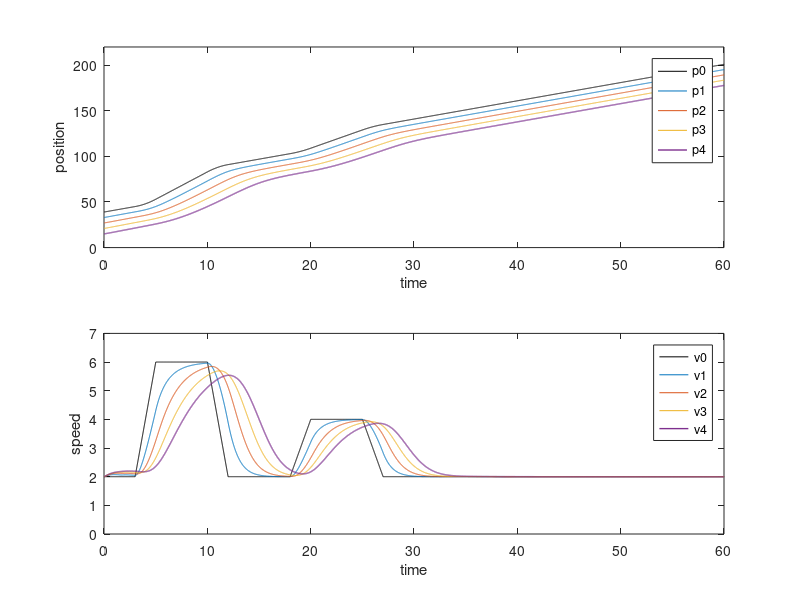
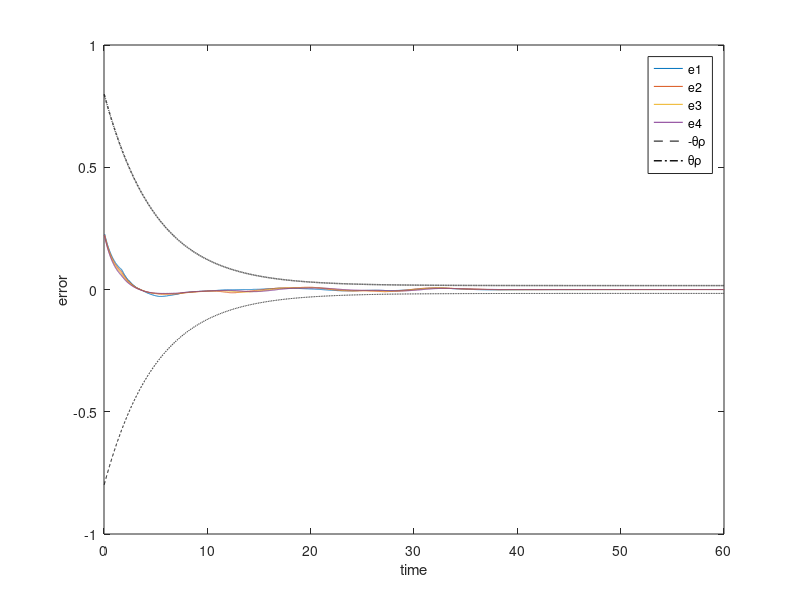
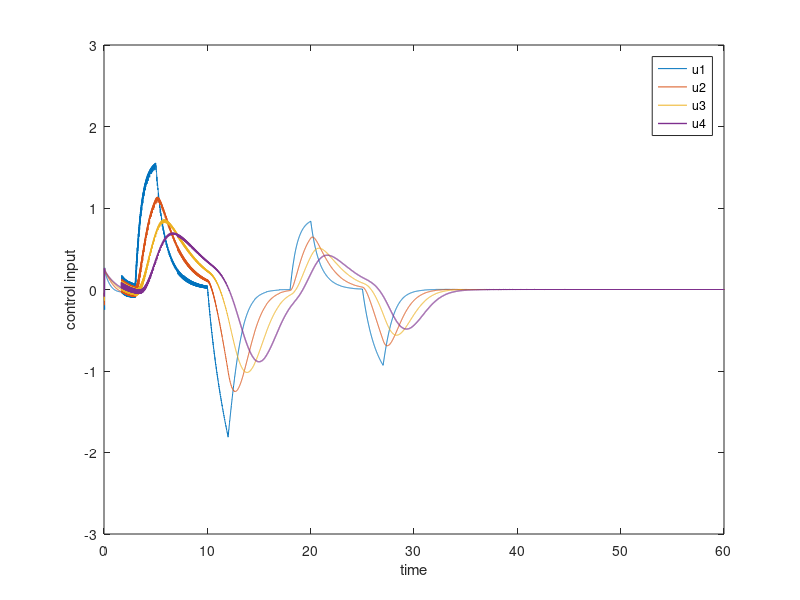

Write MATLAB code to recreate these figures, in order.
%QSP, Homogeneous, J.M.wang

clear
close all
clc


% rhoInf=[0.02,0.02,0.02,0.02,0.02,0.02];
% theta=[0.1,0.1,0.1,0.1,0.1,0.1];
% zetaUpper=[0.8,0.8,0.8,0.8,0.8,0.8];
% zetaLower=[0.8,0.8,0.8,0.8,0.8,0.8];

rho0=1;
rhoInf=0.02;
theta=0.2;
zetaUpper=0.8;
zetaLower=0.8;

k1=0.9;
k2=0;
k3=0.02;
k4=0.8;

alpha=5/3;
beta=3/5;
eta=5/3;

q=0.9;
N=6;

% delta=[2,2,2,2,2,2];
delta=2;
h1=[0.5,0.5,0.5,0.5,0.5,0.5];
h2=[0.07,0.07,0.07,0.07,0.07,0.07];
% h=1;
mu1=1;
mu2=0;
% m=[1400,1400,1400,1400,1400,1400];
m=[1,1,1,1,1,1];

L=[2.5,2.5,2.5,2.5,2.5,2.5];
%initial position
px0=39;
% px=[33.22,27.44,21.66,15.88,10.1,4.32];%0��ʼ���
px=[33,27,21,15,9,3];


%initial velocity 
vx0=2;
% vx=[1.8,1.72,1.61,2.795,2.41,1.5];
% vx=[0,0,0,0,0,0];
vx=[2,2,2,2,2,2];


Delta_t=0.01;
t=0;

ux0=0;
ux=[0,0,0,0,0,0];
% intalpha=zeros(6,6000);
for i=1:N
   intalpha(i)=0;
   intbeta(i)=0;
   
end


for j=1:6000
   
    t=t+Delta_t;
    tm(j)=t+Delta_t; 
    %evolution of leader's velocity
    if(j>0&&j<=300)
        vx0=2; 
        ax0=0;
    elseif(j>300&&j<=500)
        vx0=2+2*(j-300)*Delta_t;
        ax0=2;
    elseif(j>500&&j<=1000)
        vx0=6;
        ax0=0;
    elseif(j>1000&&j<=1200)
        vx0=6-2*(j-1000)*Delta_t;
        ax0=-2;
    elseif(j>1200&&j<=1800)
        vx0=2;
        ax0=0;
    elseif(j>1800&&j<=2000)
        vx0=2+(j-1800)*Delta_t;
        ax0=1;
    elseif(j>2000&&j<=2500)
        vx0=4;
        ax0=0;
    elseif(j>2500&&j<=2700)
        vx0=4-(j-2500)*Delta_t;
        ax0=-1;
    else
        vx0=2;
        ax0=0;
    end
    
    



    e(1,j)=mu1*(px0-px(1)-delta-h1(1)*vx(1)-h2(1)*vx(1)^2-L(1))+mu2*(vx(1)-vx0);
    edot(1)=mu1*(vx0-vx(1)-(h1(1)+2*h2(1)*vx(1))/m(1)*ux(1))+mu2/m(1)*(ux(1)-ax0);
    
    for i=2:N
        e(i,j)=mu1*(px(i-1)-px(i)-delta-h1(i)*vx(i)-h2(i)*vx(i)^2-L(i))+mu2*(vx(i)-vx0);
        edot(i)=mu1*(vx(i-1)-vx(i)-(h1(i)+2*h2(i)*vx(i))/m(i)*ux(i))+mu2/m(i)*(ux(i)-ax0);
        
    end
    
    
    for i=1:N
       rho(i,j)=(rho0-rhoInf)*exp(-theta*j*Delta_t)+rhoInf;
       rhodot(i)=theta*(rhoInf-rho0)*exp(-theta*j*Delta_t); 
       a=log(zetaLower*(zetaUpper*rho(i,j)-e(i,j)));
       b=log(zetaUpper*(e(i,j)+zetaLower*rho(i,j)));
       epsilon(i,j)=0.5*log(zetaUpper*(e(i,j)+zetaLower*rho(i,j)))-0.5*log(zetaLower*(zetaUpper*rho(i,j)-e(i,j)));
       C(i)=0.5*1/(e(i,j)+zetaLower*rho(i,j))-0.5*1/(e(i,j)-zetaUpper*rho(i,j));
       rhod(i)=rhodot(i)/rho(i,j);
       epsilondot(i)=C(i)*(edot(i)-e(i,j)*rhodot(i));
    end
    
    
    for i=1:N
        intalpha(i)=intalpha(i)+abs(epsilon(i,j))^alpha*sign(epsilon(i,j))*Delta_t;
        intbeta(i)=intbeta(i)+abs(epsilon(i,j))^beta*sign(epsilon(i,j))*Delta_t;
        s(i)=epsilon(i,j)+k1*intalpha(i)+k2*intbeta(i);
        sdot(i)=epsilondot(i)+k1*abs(epsilon(i,j))^alpha*sign(epsilon(i,j))...
                +k2*abs(epsilon(i,j))^beta*sign(epsilon(i,j));
        
    end
    
    for i=1:N-1
        S(i,j)=q*s(i)-s(i+1);
    end 
        S(N,j)=q*s(N);
    
    for i=1:N-1
       D(i)=-q*C(i)*rhod(i)*e(i,j)+q*k1*abs(epsilon(i,j))^alpha*sign(epsilon(i,j))...
            +q*k2*abs(epsilon(i,j))^beta*sign(epsilon(i,j))-sdot(i+1);
    end
       D(N)=-q*C(N)*rhod(N)*e(N,j)+q*k1*abs(epsilon(N,j))^alpha*sign(epsilon(N,j))...
            +q*k2*abs(epsilon(N,j))^beta*sign(epsilon(N,j));
        
    ux(1)=m(i)*(mu1/((h1(1)+2*h2(1)*vx(1))*mu1-mu2)*(vx0-vx(1))+1/(q*C(1)*((h1(1)+2*h2(1)*vx(1))*mu1-mu2))*D(1)...
              +1/(q*C(1)*((h1(1)+2*h2(1)*vx(1))*mu1-mu2))*(k3*sign(S(1,j))+k4*abs(S(1,j))^eta*sign(S(1,j))));
    for i=2:N
        ux(i)=m(i)*(mu1/((h1(i)+2*h2(i)*vx(i))*mu1-mu2)*(vx(i-1)-vx(i))+1/(q*C(i)*((h1(i)+2*h2(i)*vx(i))*mu1-mu2))*D(i)...
              +1/(q*C(i)*((h1(i)+2*h2(i)*vx(i))*mu1-mu2))*(k3*sign(S(i,j))+k4*abs(S(i,j))^eta*sign(S(i,j))));
    end
     
    
    px0=px0+vx0*Delta_t;
    for i=1:N
       vx(i)=vx(i)+1/m(i)*ux(i)*Delta_t;
%        if vx()
       px(i)=px(i)+vx(i)*Delta_t;
    end
    
    
    p0(j)=px0;
    v0(j)=vx0;
    for i=1:N
       p(i,j)=px(i);
       v(i,j)=vx(i);
       u(i,j)=ux(i);
    end
    
    
    
end


figure(1);
subplot(2,1,1);
plot(tm,p0,'k',tm,p(1,:),tm,p(2,:),tm,p(3,:),tm,p(4,:),'linewidth',1);
axis([0,60,0,220]);
% axis equal;
xlabel('time');
ylabel('position'); 
legend('p0','p1','p2','p3','p4');

% figure(2);
subplot(2,1,2);
% plot(tm,v0,'k',tm,v(1,:),'r',tm,v(2,:),'g',tm,v(3,:),'b',tm,v(4,:),'c','linewidth',1);
plot(tm,v0,'k',tm,v(1,:),tm,v(2,:),tm,v(3,:),tm,v(4,:),'linewidth',1);
axis([0,60,0,7]);
% axis equal;
xlabel('time');
ylabel('speed');
legend('v0','v1','v2','v3','v4');


figure(3);
% subplot(2,1,1);
plot(tm,e(1,:),tm,e(2,:),tm,e(3,:),tm,e(4,:),tm,-zetaLower*rho(1,:),'--k',tm,zetaUpper*rho(1,:),'-.k','linewidth',1);
axis([0,60,-1,1]);
% axis equal;
xlabel('time');
ylabel('error');
legend('e1','e2','e3','e4','-\theta\rho','\theta\rho');

figure(4);
% subplot(2,1,2);
plot(tm,u(1,:),tm,u(2,:),tm,u(3,:),tm,u(4,:),'linewidth',1);
axis([0,60,-3,3]);
% axis equal;
xlabel('time');
ylabel('control input'); 
legend('u1','u2','u3','u4');

% figure(5);
% plot(tm,S(1,:),'r',tm,S(2,:),'g',tm,S(3,:),'b',tm,S(4,:),'c');
% % axis([0,60]);
% % axis equal;
% xlabel('time');
% ylabel('sliding mode'); 
% legend('S1','S2','S3','S4');


% 初始速度图
% figure(6);
% % plot(tm,v0,'k',tm,v(1,:),'r',tm,v(2,:),'g',tm,v(3,:),'b',tm,v(4,:),'c','linewidth',1);
% plot(tm,v0,'k','linewidth',2);
% axis([0,60,0,7]);
% % axis equal;
% xlabel('time');
% ylabel('speed');
% % legend('v0','v1','v2','v3','v4');




